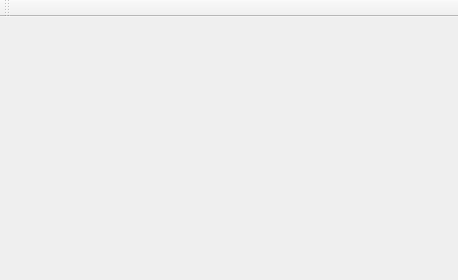
<?xml version="1.0" encoding="UTF-8"?>
<ui version="4.0">
 <class>MainWindow</class>
 <widget class="QMainWindow" name="MainWindow">
  <property name="geometry">
   <rect>
    <x>0</x>
    <y>0</y>
    <width>458</width>
    <height>280</height>
   </rect>
  </property>
  <property name="windowTitle">
   <string>MainWindow</string>
  </property>
  <property name="styleSheet">
   <string notr="true">/*QToolButton{
		background-color: #44c767;
		border-radius: 4px;
		color: #ffffff;
		font-family: 'Roboto';
		margin-left:0.5em;
		font-size: 17px;
	}
QToolButton:hover{
			background-color:#8fe860;
	}

QToolBar{
	border-color:#8fe860;
}*/
/*QTextEdit{
		border-radius: 3px;
		border: 2px solid #00796b;
	}
QToolButton{
		background-color:#44c767;
		color:#ffffff;
		border-radius: 16px;
		margin-left : 1em;
		font-family:Arial;
		font-size:15px;
}
	
QToolButton:hover{
			background-color:#8fe860;
	}
*/
</string>
  </property>
  <widget class="QWidget" name="centralwidget"/>
  <widget class="QToolBar" name="Barra">
   <property name="windowTitle">
    <string>toolBar</string>
   </property>
   <attribute name="toolBarArea">
    <enum>TopToolBarArea</enum>
   </attribute>
   <attribute name="toolBarBreak">
    <bool>false</bool>
   </attribute>
  </widget>
  <action name="actionNew">
   <property name="text">
    <string>&amp;New</string>
   </property>
  </action>
  <action name="actionOpen">
   <property name="icon">
    <iconset>
     <normalon>:/Open/Enter.png</normalon>
    </iconset>
   </property>
   <property name="text">
    <string>&amp;Open</string>
   </property>
  </action>
  <action name="actionSave">
   <property name="icon">
    <iconset>
     <normalon>:/Save/Download.png</normalon>
    </iconset>
   </property>
   <property name="text">
    <string>&amp;Save</string>
   </property>
  </action>
  <action name="actionInfo">
   <property name="icon">
    <iconset resource="Imagenes/resources.qrc">
     <normaloff>:/Info/Info.png</normaloff>:/Info/Info.png</iconset>
   </property>
   <property name="text">
    <string>&amp;Info</string>
   </property>
  </action>
  <action name="actionLine">
   <property name="icon">
    <iconset>
     <normalon>:/Line/Pin.png</normalon>
    </iconset>
   </property>
   <property name="text">
    <string>&amp;Line</string>
   </property>
  </action>
  <action name="actionExit">
   <property name="icon">
    <iconset>
     <normalon>:/Close/Cancel.png</normalon>
    </iconset>
   </property>
   <property name="text">
    <string>&amp;Exit</string>
   </property>
  </action>
  <action name="actionContinue">
   <property name="icon">
    <iconset>
     <normalon>:/Continue/FlagBlue.png</normalon>
    </iconset>
   </property>
   <property name="text">
    <string>&amp;Continue</string>
   </property>
  </action>
  <action name="actionStop">
   <property name="icon">
    <iconset>
     <normalon>:/Stop/FlagYellow.png</normalon>
    </iconset>
   </property>
   <property name="text">
    <string>&amp;Stop</string>
   </property>
  </action>
  <action name="actionNew_2">
   <property name="text">
    <string>New</string>
   </property>
  </action>
  <action name="actionN">
   <property name="icon">
    <iconset>
     <normalon>:/Add/Add.png</normalon>
    </iconset>
   </property>
   <property name="text">
    <string>&amp;New</string>
   </property>
  </action>
  <action name="actionRun">
   <property name="icon">
    <iconset>
     <normalon>:/Run/FlagGreen.png</normalon>
    </iconset>
   </property>
   <property name="text">
    <string>&amp;Compile</string>
   </property>
  </action>
  <action name="actionCancel">
   <property name="icon">
    <iconset>
     <normalon>:/Cancel/FlagRed.png</normalon>
    </iconset>
   </property>
   <property name="text">
    <string>Ca&amp;ncel</string>
   </property>
  </action>
  <action name="actionClearEst">
   <property name="icon">
    <iconset>
     <normalon>:/Clear/Bin.png</normalon>
    </iconset>
   </property>
   <property name="text">
    <string>Clear Estado Var</string>
   </property>
  </action>
  <action name="actionClearTerm">
   <property name="icon">
    <iconset>
     <normalon>:/Clear/Bin.png</normalon>
    </iconset>
   </property>
   <property name="text">
    <string>Clear Terminal</string>
   </property>
  </action>
  <action name="actionBreakpoints">
   <property name="text">
    <string>Breakpoints</string>
   </property>
  </action>
  <action name="actionTree">
   <property name="text">
    <string>Tree</string>
   </property>
  </action>
  <action name="actionTimes">
   <property name="text">
    <string>Times</string>
   </property>
  </action>
  <action name="actionAutomatic">
   <property name="text">
    <string>Automatic Mode</string>
   </property>
  </action>
 </widget>
 <resources>
  <include location="Imagenes/resources.qrc"/>
 </resources>
 <connections/>
</ui>
